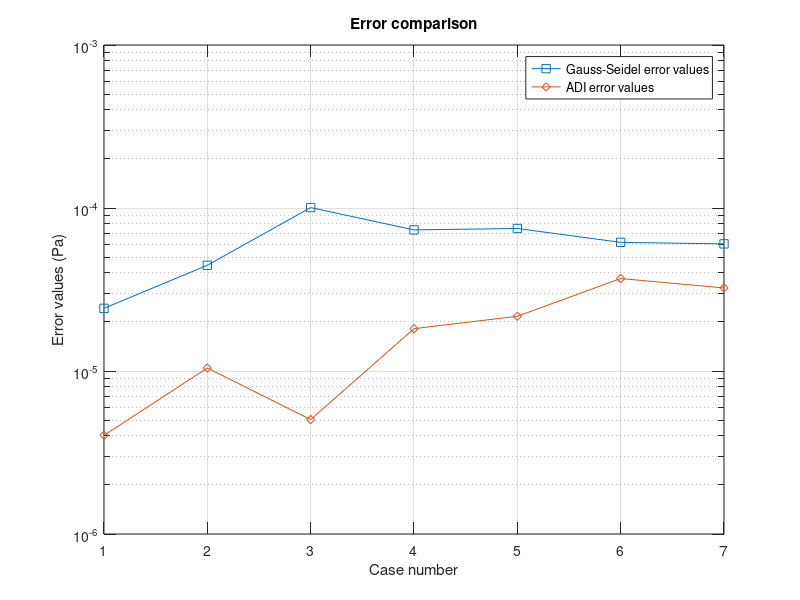
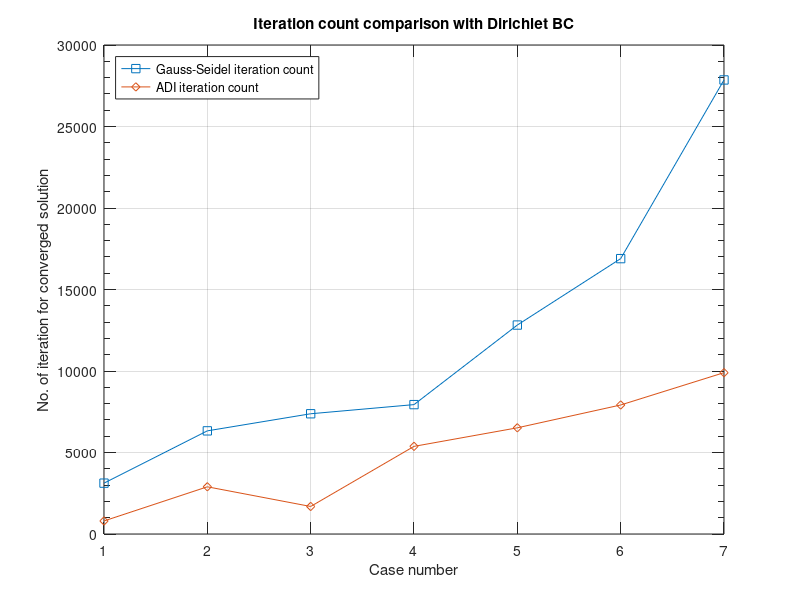
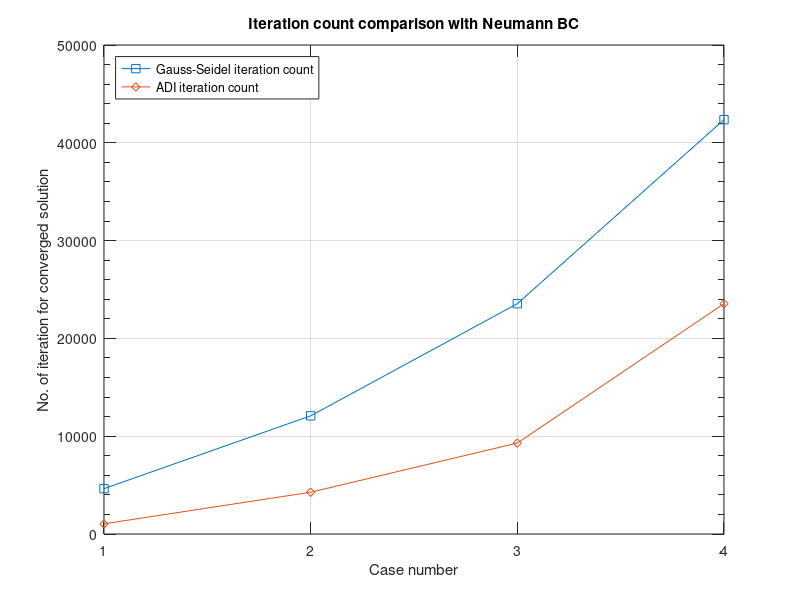

MATLAB code for these plots, in order:
clc;
%% Error comparison
e1=[0.000024241 0.000044519 0.0001006 0.0000734 0.000074894 0.000061542 0.000060258];
e2=[0.0000040296 0.000010431 0.0000050339 0.000018191 0.000021662 0.000036915 0.000032332];
figure;
lg=semilogy(e1,"Marker","square");
hold on;
lg1=semilogy(e2,"Marker","diamond");
title('Error comparison');
ylabel('Error values (Pa)');
xlabel('Case number');
ylim([0.000001 0.001]);
legend('Gauss-Seidel error values','ADI error values');
set(gca,'YMinorTick','on','TickLength',[0.02,0.005]);
grid on;
hold off;
%% Compare iterations for Dirichlet BC
it1=[3120 6328 7377 7938 12819 16894 27856];
it2=[800 2896 1689 5376 6515 7915 9898];
figure;
plot(it1,"Marker","square");
hold on;
plot(it2,"Marker","diamond");
title('Iteration count comparison with Dirichlet BC');
ylabel('No. of iteration for converged solution');
xlabel('Case number');
legend('Gauss-Seidel iteration count','ADI iteration count','Location','northwest');
set(gca,'YMinorTick','on','TickLength',[0.02,0.005]);
grid on;
hold off;
%% Compare iterations for Neumann BC
it3=[4638 12082 23549 42363];
it4=[1041 4271 9298 23549];
figure;
plot(it3,"Marker","square");
hold on;
plot(it4,"Marker","diamond");
title('Iteration count comparison with Neumann BC');
ylabel('No. of iteration for converged solution');
xlabel('Case number');
set(gca,'XTick',1:1:4); 
legend('Gauss-Seidel iteration count','ADI iteration count','Location','northwest');
set(gca,'YMinorTick','on','TickLength',[0.02,0.005]);
grid on;
hold off;